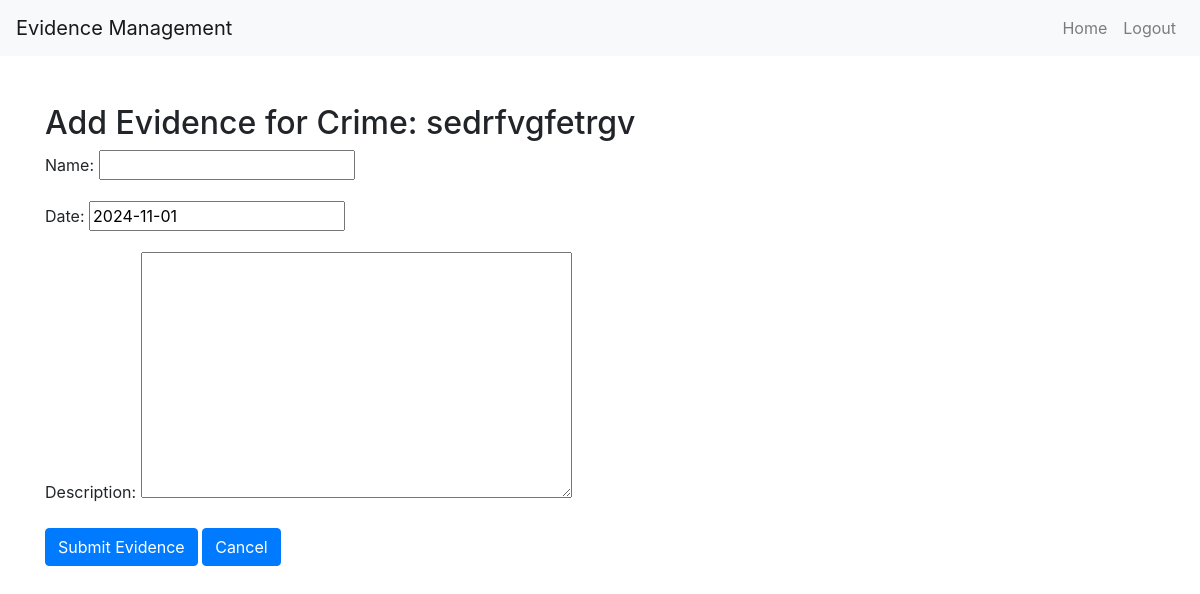
/police/add_evidence/ (signed in), run on an earlier commit of the app's database.
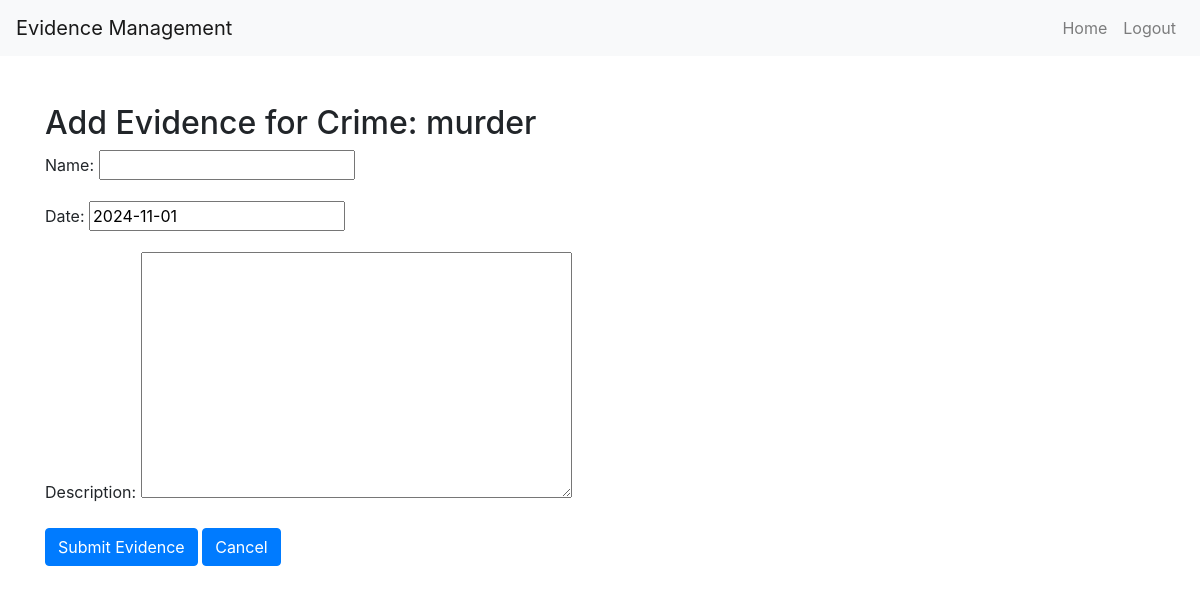
And on a later commit of the database.
### police/models.py (models this page shows, shortened)
class Crime(models.Model):
    statusChoice = [
        ("Completed", "Completed"),
        ("Investigating", "Investigating"),
        ("Request Pending", "Request Pending"),
    ]
    crime_type = models.CharField(max_length=50)
    description = models.TextField()
    location = models.CharField(max_length=50)
    station = models.ForeignKey(Station, on_delete=models.CASCADE)
    status = models.CharField(max_length=50, choices=statusChoice)
    submitted_by = models.ForeignKey(CivilianModel, on_delete=models.CASCADE)

### police/views.py (the view)
# urls.py: path("add_evidence/", views.add_evidence, name="addEvidence"),
@login_required(login_url="policeLogin")
@user_passes_test(is_police, login_url="policeLogin")
def add_evidence(request):
    police = PoliceModel.objects.get(user=request.user)
    crime = police.current_crime
    if crime is None:
        messages.error(
            request, "No crime selected for investigation. Please select a crime first."
        )
        return redirect("policeHome")
    if request.method == "POST":
        form = EvidenceForm(request.POST, request.FILES)
        if form.is_valid():
            evidence = form.save(commit=False)
            evidence.crime = crime
            evidence.added_by = police
            evidence.save()
            messages.success(request, "Evidence added successfully!")
            return redirect("policeHome")
    else:
        form = EvidenceForm()
    return render(
        request, "police_template/addEvidence.html", {"form": form, "crime": crime}
    )

### police/form.py
class EvidenceForm(forms.ModelForm):
    class Meta:
        model = Evidence
        fields = ["name", "date", "description"]

### police/views.py (called while the page is built)
def is_police(user):
    return user.user_type == "Police"

### templates/police_template/addEvidence.html (shortened to what this page needs)
<!DOCTYPE html>
<html lang="en">
<head>
    <link rel="stylesheet" href="https://stackpath.bootstrapcdn.com/bootstrap/4.5.2/css/bootstrap.min.css">
</head>
<body>
    <nav class="navbar navbar-expand-lg navbar-light bg-light">
        <a class="navbar-brand" href="#">Evidence Management</a>
        <div class="collapse navbar-collapse" id="navbarNav">
            <ul class="navbar-nav ml-auto">
                <li class="nav-item">
                    <a class="nav-link" href="{% url 'policeHome' %}">Home</a>
                </li>
                <li class="nav-item">
                    <a class="nav-link" href="{% url 'policeLogout' %}">Logout</a>
                </li>
            </ul>
        </div>
    </nav>
    <div class="container mt-5">
        <h2>Add Evidence for Crime: {{ crime.crime_type }}</h2>
        <form method="post" enctype="multipart/form-data">
            {{ form.as_p }}
            <button type="submit" class="btn btn-primary">Submit Evidence</button>
            <button type="submit" class="btn btn-primary"><a href="{% url 'policeHome' %}" style="text-decoration: none; color: white;">Cancel</a></button><br>
        </form>
    </div>
</body>
</html>

What changed in the data, as far as the page shows it:
no longer on this page (row unchanged): Crime: crime_type "sedrfvgfetrgv"
now on this page (row edited): Crime: crime_type "murder"
